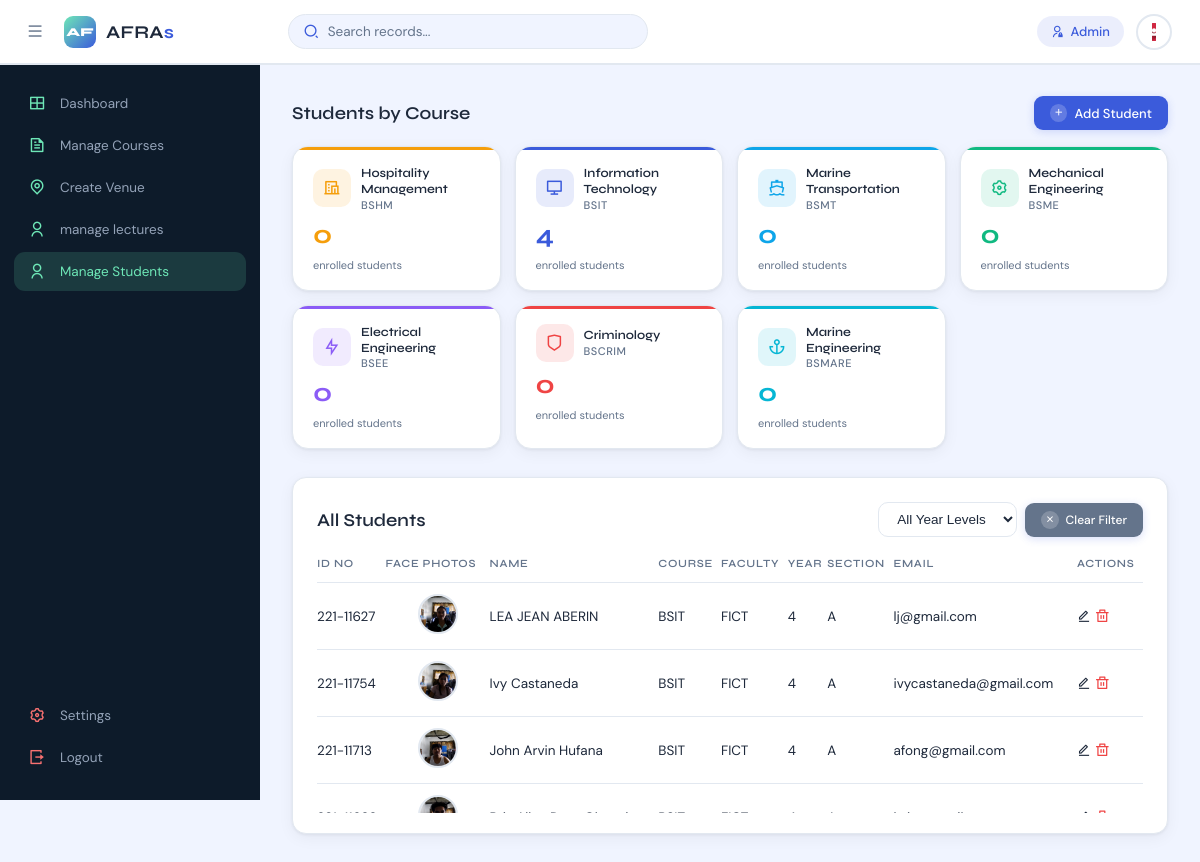
/manage-students (signed in), run on the app's committed database.
### tables this page shows
CREATE TABLE `students` (
  `Id` int(10) NOT NULL,
  `firstName` varchar(255) NOT NULL,
  `lastName` varchar(255) NOT NULL,
  `registrationNumber` varchar(255) NOT NULL,
  `email` varchar(50) NOT NULL,
  `faculty` varchar(10) NOT NULL,
  `courseCode` varchar(20) NOT NULL,
  `studentImage` varchar(300) NOT NULL,
  `dateRegistered` varchar(50) NOT NULL,
  `yearLevel` varchar(20) NOT NULL,
  `section` varchar(5) NOT NULL
);

### resources/lib/php_functions.php (called while the page is built, shortened)
<?php
function fetch($sql)
{
    global $pdo;
    $stmt = $pdo->query($sql);
    $result = $stmt->fetchAll(PDO::FETCH_ASSOC);
    return $result;
}

### resources/pages/administrator/manage-students.php (the view, shortened to what this page needs)
<?php
$definedCourses = [
    'BSHM'   => ['label' => 'Hospitality Management',  'icon' => 'ri-hotel-line',       'color' => '#F59E0B'],
    'BSIT'   => ['label' => 'Information Technology',   'icon' => 'ri-computer-line',     'color' => '#3B5BDB'],
    'BSMT'   => ['label' => 'Marine Transportation',    'icon' => 'ri-ship-line',         'color' => '#0EA5E9'],
    'BSME'   => ['label' => 'Mechanical Engineering',   'icon' => 'ri-settings-3-line',   'color' => '#10B981'],
    'BSEE'   => ['label' => 'Electrical Engineering',   'icon' => 'ri-flashlight-line',   'color' => '#8B5CF6'],
    'BSCrim' => ['label' => 'Criminology',              'icon' => 'ri-shield-line',       'color' => '#EF4444'],
    'BSMarE' => ['label' => 'Marine Engineering',       'icon' => 'ri-anchor-line',       'color' => '#06B6D4'],
];
$courseOverviewData = [];
foreach ($definedCourses as $code => $info) {
    $q = $pdo->prepare("SELECT COUNT(*) FROM students WHERE courseCode = :code");
    $q->execute([':code' => $code]);
    $courseOverviewData[$code] = $q->fetchColumn();
}
?>
<!DOCTYPE html>
<html lang="en">
<head>
    <link rel="stylesheet" href="resources/assets/css/styles.css">
    <link rel="stylesheet" href="https://cdnjs.cloudflare.com/ajax/libs/font-awesome/6.5.1/css/all.min.css">
    <link href="https://cdnjs.cloudflare.com/ajax/libs/remixicon/4.2.0/remixicon.css" rel="stylesheet">
</head>
<body>
<?php include 'includes/topbar.php'; ?>
<section class="main">
<?php include "Includes/sidebar.php"; ?>
<div class="main--content">
    <div class="title">
        <h2 class="section--title">Students by Course</h2>
        <button class="add" id="openAddStudent"><i class="ri-add-line"></i>Add Student</button>
    </div>
    <div class="course-overview">
        <?php foreach ($definedCourses as $code => $info):
            $count = $courseOverviewData[$code] ?? 0;
        ?>
        <div class="course-card" style="--course-color: <?= $info['color'] ?>"
             onclick="filterByCourse('<?= $code ?>', this)">
            <div class="course-card-header">
                <div class="course-card-icon"><i class="<?= $info['icon'] ?>"></i></div>
                <div>
                    <div class="course-card-label"><?= $info['label'] ?></div>
                    <div class="course-card-code"><?= $code ?></div>
                </div>
            </div>
            <div class="course-card-count"><?= $count ?></div>
            <div class="course-card-sub">enrolled students</div>
        </div>
        <?php endforeach; ?>
    </div>
    <div class="table-container">
        <div class="title">
            <h2 class="section--title" id="tableTitle">All Students</h2>
            <div style="display:flex;gap:8px;align-items:center;flex-wrap:wrap;">
                <select id="yearFilterSelect" onchange="applyFilters()" style="
                    background:var(--bg-white); border:1px solid var(--border);
                    border-radius:10px; padding:8px 14px; font-size:13.5px;
                    color:var(--text); cursor:pointer; outline:none;">
                    <option value="">All Year Levels</option>
                </select>
                <button class="add" style="background:var(--text-muted); font-size:12px;" id="clearFilter" onclick="clearAllFilters()" style="display:none;">
                    <i class="ri-close-line"></i>Clear Filter
                </button>
            </div>
        </div>
        <div class="table">
            <table>
                <thead>
                    <tr>
                        <th>ID No</th>
                        <th>Face Photos</th>
                        <th>Name</th>
                        <th>Course</th>
                        <th>Faculty</th>
                        <th>Year</th>
                        <th>Section</th>
                        <th>Email</th>
                        <th>Actions</th>
                    </tr>
                </thead>
                <tbody id="studentTableBody">
                <?php
                $sql = "SELECT * FROM students ORDER BY courseCode, lastName";
                $result = fetch($sql);
                if ($result) {
                    foreach ($result as $row) {
                        $regNo    = $row["registrationNumber"];
                        $initials = strtoupper(substr($row["firstName"],0,1).substr($row["lastName"],0,1));
                        $firstImg = '';
                        $baseDir = dirname(dirname(dirname(dirname(__FILE__))));
                        for ($p = 1; $p <= 5; $p++) {
                            $imgPath = "resources/labels/{$regNo}/{$p}.png";
                            if (file_exists($baseDir . '/' . $imgPath)) {
                                if (!$firstImg) $firstImg = $imgPath;
                            }
                        }
                        if ($firstImg) {
                            $avatarHtml = "
                                <div class='face-avatar-wrap'>
                                    <img src='{$firstImg}' class='face-avatar' onerror=\"this.style.display='none';this.nextElementSibling.style.display='inline-flex';\">
                                    <span class='face-initials' style='display:none'>{$initials}</span>
                                    <div class='face-zoom-popup'>
                                        <img src='{$firstImg}' onerror=\"this.style.display='none'\">
                                    </div>
                                </div>";
                        } else {
                            $avatarHtml = "<span class='face-initials'>{$initials}</span>";
                        }
                        echo "<tr id='rowstudents{$row["Id"]}' data-course='{$row["courseCode"]}' data-year='{$row["yearLevel"]}'>";
                        echo "<td>" . $regNo . "</td>";
                        echo "<td class='face-td'>" . $avatarHtml . "</td>";
                        echo "<td>" . $row["firstName"] . " " . $row["lastName"] . "</td>";
                        echo "<td>" . $row["courseCode"] . "</td>";
                        echo "<td>" . $row["faculty"] . "</td>";
                        echo "<td>" . $row["yearLevel"] . "</td>";
                        echo "<td>" . $row["section"] . "</td>";
                        echo "<td>" . $row["email"] . "</td>";
                        echo "<td>
                            <span><i class='ri-edit-line edit-student'
                                data-id='{$row["Id"]}'
                                data-firstname='" . htmlspecialchars($row["firstName"]) . "'
                                data-lastname='" . htmlspecialchars($row["lastName"]) . "'
                                data-email='" . htmlspecialchars($row["email"]) . "'
                                data-faculty='" . htmlspecialchars($row["faculty"]) . "'
                                data-course='" . htmlspecialchars($row["courseCode"]) . "'
                                data-year='" . htmlspecialchars($row["yearLevel"]) . "'
                                data-section='" . htmlspecialchars($row["section"]) . "'
                                style='cursor:pointer;'></i></span>
                            <span><i class='ri-delete-bin-line delete' data-id='{$row["Id"]}' data-name='students'></i></span>
                        </td>";
                        echo "</tr>";
                    }
                } else {
                    echo "<tr><td colspan='9'>No records found</td></tr>";
                }
                ?>
                </tbody>
            </table>
        </div>
    </div>
</div>
</section>
</body>
</html>

### resources/assets/css/styles.css (style rules this page uses)
:root { --bg: #F0F4FF; --bg-white: #FFFFFF; --sidebar-bg: #0D1B2A; --sidebar-text: #94A3B8; --sidebar-active-bg: rgba(110,231,183,0.15); --sidebar-active-text: #6EE7B7; --accent: #3B5BDB; --accent-light: rgba(59,91,219,0.10); --accent-hover: #2f4dc4; --success: #10B981; --danger: #EF4444; --warning: #F59E0B; --text: #1E293B; --text-muted: #64748B; --border: #E2E8F0; --header-h: 64px; --sidebar-w: 260px; --sidebar-collapsed: 72px; --radius: 14px; --shadow: 0 1px 3px rgba(0,0,0,0.06), 0 4px 16px rgba(0,0,0,0.05); --shadow-md: 0 4px 24px rgba(0,0,0,0.10); }
* { margin: 0; padding: 0; box-sizing: border-box; }
body { font-family: 'DM Sans', sans-serif; background-color: var(--bg); color: var(--text); width: 100%; font-size: 14px; }
img { width: 100%; height: 100%; object-fit: cover; display: block; }
.main { position: relative; width: 100%; min-height: calc(100vh - var(--header-h)); display: flex; }
.main--content { margin-left: var(--sidebar-w); flex: 1; padding: 28px 32px; transition: margin-left 0.3s cubic-bezier(0.4,0,0.2,1); min-height: calc(100vh - var(--header-h)); }
.title { display: flex; align-items: center; justify-content: space-between; margin-bottom: 16px; margin-top: 4px; }
.section--title { font-family: 'Syne', sans-serif; font-size: 18px; font-weight: 600; color: var(--text); }
.add { display: inline-flex; align-items: center; gap: 7px; padding: 8px 16px; outline: none; border: none; background: var(--accent); color: #fff; border-radius: 9px; font-family: 'DM Sans', sans-serif; font-size: 13px; font-weight: 500; cursor: pointer; transition: background 0.15s, box-shadow 0.15s, transform 0.1s; box-shadow: 0 2px 8px rgba(59,91,219,0.2); }
.add i { background: rgba(255,255,255,0.2); border-radius: 50%; padding: 3px; font-size: 11px; color: #fff; margin-right: 0; }
.table-container { background: var(--bg-white); border-radius: var(--radius); border: 1px solid var(--border); padding: 20px 24px; margin-bottom: 24px; box-shadow: var(--shadow); }
.table { height: 260px; overflow-y: auto; }
table { width: 100%; text-align: left; border-collapse: collapse; }
thead { position: sticky; top: 0; background: var(--bg-white); }
thead th { font-family: 'Syne', sans-serif; font-size: 11px; font-weight: 600; text-transform: uppercase; letter-spacing: 0.7px; color: var(--text-muted); padding-bottom: 12px; padding-top: 4px; border-bottom: 1px solid var(--border); }
tr { border-bottom: 1px solid var(--border); }
tr:last-child { border-bottom: none; }
td, th { padding-block: 11px; }
td { color: var(--text); font-size: 13.5px; }
.delete { color: var(--danger); font-size: 15px; cursor: pointer; }

### resources/pages/administrator/manage-students.php (style rules this page uses)
.course-overview { display: grid; grid-template-columns: repeat(auto-fill, minmax(200px, 1fr)); gap: 14px; margin-bottom: 28px; }
.course-card { background: var(--bg-white); border: 1px solid var(--border); border-radius: 16px; padding: 18px 20px; display: flex; flex-direction: column; gap: 10px; box-shadow: var(--shadow); transition: transform 0.18s, box-shadow 0.18s; position: relative; overflow: hidden; cursor: pointer; }
.course-card::before { content: ''; position: absolute; top: 0; left: 0; right: 0; height: 3px; background: var(--course-color); border-radius: 16px 16px 0 0; }
.course-card-header { display: flex; align-items: center; gap: 10px; }
.course-card-icon { width: 38px; height: 38px; border-radius: 10px; display: flex; align-items: center; justify-content: center; font-size: 18px; background: color-mix(in srgb, var(--course-color) 12%, transparent); color: var(--course-color); flex-shrink: 0; }
.course-card-label { font-family: 'Syne', sans-serif; font-size: 12.5px; font-weight: 600; color: var(--text); line-height: 1.3; }
.course-card-code { font-size: 11px; color: var(--text-muted); font-weight: 500; letter-spacing: 0.5px; text-transform: uppercase; }
.course-card-count { font-family: 'Syne', sans-serif; font-size: 26px; font-weight: 700; color: var(--course-color); line-height: 1; }
.course-card-sub { font-size: 11px; color: var(--text-muted); }
.face-td { text-align: center; }
.face-avatar-wrap { position: relative; display: inline-block; }
.face-avatar { width: 40px; height: 40px; border-radius: 50%; object-fit: cover; border: 2px solid var(--border); cursor: pointer; transition: transform 0.15s, border-color 0.15s; display: block; }

### data on the page
students: registrationNumber "221-11627", registrationNumber (picture), firstName "LEA JEAN", lastName "ABERIN", courseCode "BSIT", faculty "FICT", yearLevel "4", section "A", email "lj@gmail.com"
students: registrationNumber "221-11754", registrationNumber (picture), firstName "Ivy", lastName "Castaneda", courseCode "BSIT", faculty "FICT", yearLevel "4", section "A", email "ivycastaneda@gmail.com"
students: registrationNumber "221-11713", registrationNumber (picture), firstName "John Arvin", lastName "Hufana", courseCode "BSIT", faculty "FICT", yearLevel "4", section "A", email "afong@gmail.com"
students: registrationNumber (picture)

### other printed values
$logged_in->name "Admin"
$info['label'] "Hospitality Management"
$code "BSHM"
$count "0"
$info['label'] "Information Technology"
$code "BSIT"
$count "4"
$info['label'] "Marine Transportation"
$code "BSMT"
$info['label'] "Mechanical Engineering"
$code "BSME"
$info['label'] "Electrical Engineering"
$code "BSEE"
$info['label'] "Criminology"
$code "BSCRIM"
